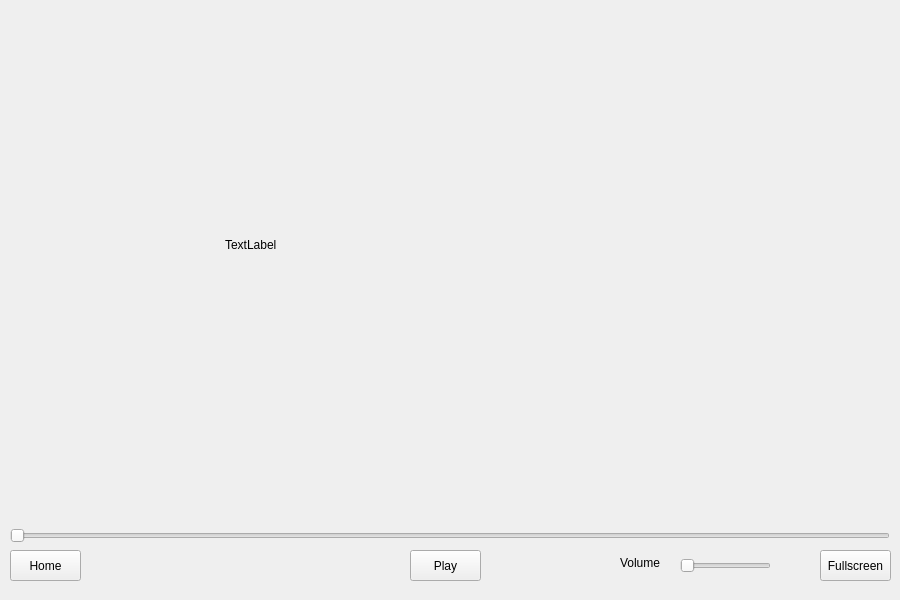
<?xml version="1.0" encoding="UTF-8"?>
<ui version="4.0">
 <class>WatchMovieScreen</class>
 <widget class="QWidget" name="WatchMovieScreen">
  <property name="geometry">
   <rect>
    <x>0</x>
    <y>0</y>
    <width>900</width>
    <height>600</height>
   </rect>
  </property>
  <property name="sizePolicy">
   <sizepolicy hsizetype="Preferred" vsizetype="Preferred">
    <horstretch>0</horstretch>
    <verstretch>0</verstretch>
   </sizepolicy>
  </property>
  <property name="minimumSize">
   <size>
    <width>900</width>
    <height>600</height>
   </size>
  </property>
  <property name="maximumSize">
   <size>
    <width>900</width>
    <height>600</height>
   </size>
  </property>
  <property name="windowTitle">
   <string>Form</string>
  </property>
  <property name="autoFillBackground">
   <bool>false</bool>
  </property>
  <property name="styleSheet">
   <string notr="true"/>
  </property>
  <widget class="QPushButton" name="playButton">
   <property name="geometry">
    <rect>
     <x>410</x>
     <y>550</y>
     <width>71</width>
     <height>31</height>
    </rect>
   </property>
   <property name="text">
    <string>Play</string>
   </property>
  </widget>
  <widget class="QSlider" name="movieSlider">
   <property name="geometry">
    <rect>
     <x>10</x>
     <y>520</y>
     <width>880</width>
     <height>31</height>
    </rect>
   </property>
   <property name="orientation">
    <enum>Qt::Horizontal</enum>
   </property>
  </widget>
  <widget class="QPushButton" name="homeButton">
   <property name="geometry">
    <rect>
     <x>10</x>
     <y>550</y>
     <width>71</width>
     <height>31</height>
    </rect>
   </property>
   <property name="text">
    <string>Home</string>
   </property>
  </widget>
  <widget class="QPushButton" name="fullScreenButton">
   <property name="geometry">
    <rect>
     <x>820</x>
     <y>550</y>
     <width>71</width>
     <height>31</height>
    </rect>
   </property>
   <property name="text">
    <string>Fullscreen</string>
   </property>
  </widget>
  <widget class="QSlider" name="audioSlider">
   <property name="geometry">
    <rect>
     <x>680</x>
     <y>550</y>
     <width>91</width>
     <height>31</height>
    </rect>
   </property>
   <property name="orientation">
    <enum>Qt::Horizontal</enum>
   </property>
  </widget>
  <widget class="QLabel" name="label">
   <property name="geometry">
    <rect>
     <x>620</x>
     <y>555</y>
     <width>55</width>
     <height>16</height>
    </rect>
   </property>
   <property name="text">
    <string>Volume</string>
   </property>
  </widget>
  <widget class="QLabel" name="albumCover">
   <property name="geometry">
    <rect>
     <x>225</x>
     <y>20</y>
     <width>450</width>
     <height>450</height>
    </rect>
   </property>
   <property name="text">
    <string>TextLabel</string>
   </property>
  </widget>
 </widget>
 <resources/>
 <connections/>
</ui>
